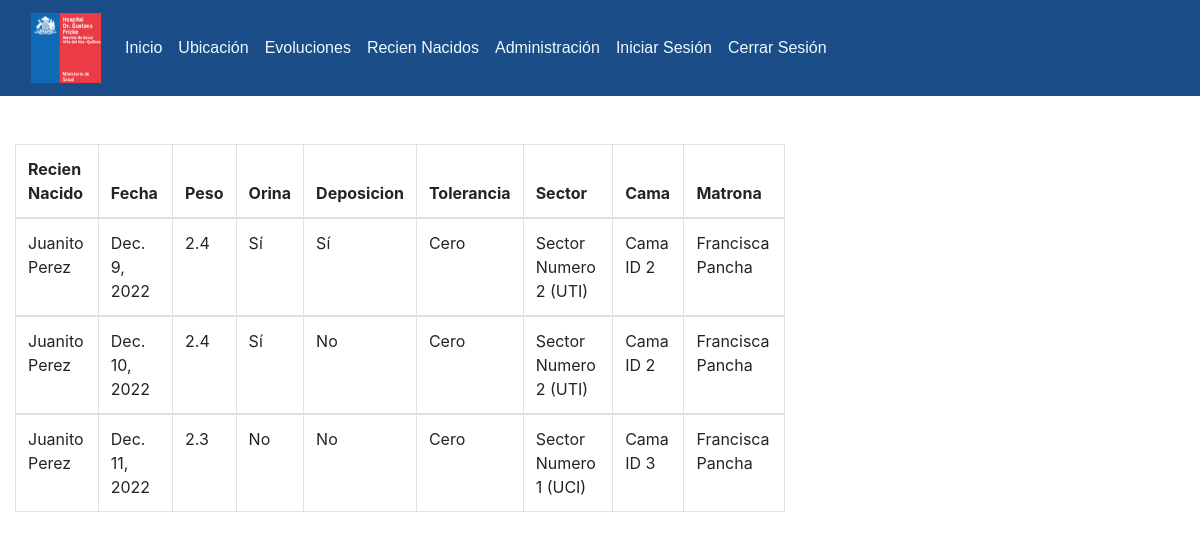
Screenshot of /evoluciones/ (signed in) with the database file from the repository.
### core/models.py (models this page shows, shortened)
class Evolucion(models.Model):
    fecha = models.DateField()
    peso = models.FloatField()
    orina = models.BooleanField()
    deposicion = models.BooleanField()
    tolerancia = models.CharField(max_length=50)
    cama = models.ForeignKey('Cama', on_delete=models.DO_NOTHING)
    recienNacido = models.ForeignKey('RecienNacido', on_delete=models.CASCADE)
    matrona = models.ForeignKey(User, on_delete=models.DO_NOTHING, related_name="Matronas", limit_choices_to={'groups__name':"Matronas"}, null=True)

class RecienNacido(models.Model):
    nombre = models.CharField(max_length=50)
    paterno = models.CharField(max_length=50)
    materno = models.CharField(max_length=50,blank=True,default='')
    fecha_nacimiento = models.DateField()
    direccion = models.CharField(max_length=50)
    deAlta = models.BooleanField(default=False)
    altas = [('Traslado','Traslado'),('A su domicilio','A su domicilio'), ('Fallecido','Fallecido')]
    alta = models.CharField(max_length=50, choices=altas, null=True, blank=True)
    padres = models.ManyToManyField(User, related_name="Padres", limit_choices_to={'groups__name':"Padres"}, blank=True)
    def __str__(self) -> str:
        return self.nombre + " " + self.paterno + " " + self.materno

class Cama(models.Model):
    sector = models.ForeignKey('Sector', on_delete=models.SET_NULL, null=True)
    def __str__(self) -> str:
        return 'Cama ID '+ str(self.id)

class Sector(models.Model):
    tipos = [('UTI','UTI'),('UCI','UCI')]
    tipo = models.CharField(max_length=3, choices=tipos)
    def __str__(self) -> str:
        return 'Sector Numero '+ str(self.id) + ' (' + self.tipo + ")"

### core/views.py (the view)
# urls.py: path('evoluciones/', views.evoluciones, name="evoluciones"),
@login_required(login_url='user-login')
def evoluciones(request): # Evoluciones muestra las evoluciones de todos los recien nacidos segun el usuario logeado (Si es staff, puede verlos todos)
    evolucion = Evolucion.objects.filter().order_by("fecha")
    reciennacido = RecienNacido.objects.filter()
    padres = RecienNacido.padres
    return render(request,'core/evoluciones.html', {'reciennacido': reciennacido, 'padres': padres, 'evolucion': evolucion})

### core/templates/core/evoluciones.html (shortened to what this page needs)
{% extends 'core/base.html' %}
{%load static%}
{%block content%}
    <br>
    <br>
    <div class="col-md-8">
        <table class="table table-bordered border-primary" >
            <thead>
                <tr>
                    <th scope="col">Recien Nacido</th>
                    <th scope="col">Fecha</th>
                    <th scope="col">Peso</th>
                    <th scope="col">Orina</th>
                    <th scope="col">Deposicion</th>
                    <th scope="col">Tolerancia</th>
                    <th scope="col">Sector</th>
                    <th scope="col">Cama</th>
                    <th scope="col">Matrona</th>
                </tr>
            </thead>
        {%for i in evolucion%}
            <tbody>
                {% if  user in i.recienNacido.padres.all or user.is_staff%}
                <tr>
                    <td scope"col">{{i.recienNacido}} </td>
                    <td scope"col">{{i.fecha}} </td>
                    <td scope"col">{{i.peso}} </td>
                    {% if  i.orina %}
                    <td scope"col">Sí</td>
                    {% else %}
                    <td scope"col">No</td>
                    {% endif %}
                    {% if  i.deposicion %}
                    <td scope"col">Sí</td>
                    {% else %}
                    <td scope"col">No</td>
                    {% endif %}
                    <td scope"col">{{i.tolerancia}} </td>
                    <td scope"col">{{i.cama.sector}} </td>
                    <td scope"col">{{i.cama}} </td>
                    <td scope"col">{{i.matrona.first_name}} {{i.matrona.last_name}} </td>
                {% endif %}
        {% endfor %}
            </tbody>
        </table>
    </div>
{%endblock %}

### core/static/core/css/styles.css (style rules this page uses)
body { background-color: white; }

### rows the page displays
Evolucion: recienNacido "Juanito Perez", fecha "Dec. 9, 2022", peso "2.4", orina "Sí", deposicion "Sí", tolerancia "Cero", cama.sector "Sector Numero 2 (UTI)", cama "Cama ID 2", matrona.first_name "Francisca", matrona.last_name "Pancha"
Evolucion: recienNacido "Juanito Perez", fecha "Dec. 10, 2022", peso "2.4", orina "Sí", deposicion "No", tolerancia "Cero", cama.sector "Sector Numero 2 (UTI)", cama "Cama ID 2", matrona.first_name "Francisca", matrona.last_name "Pancha"
Evolucion: recienNacido "Juanito Perez", fecha "Dec. 11, 2022", peso "2.3", orina "No", deposicion "No", tolerancia "Cero", cama.sector "Sector Numero 1 (UCI)", cama "Cama ID 3", matrona.first_name "Francisca", matrona.last_name "Pancha"
